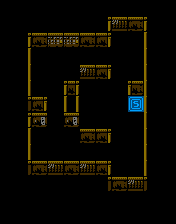

Tiled map render using the project's own tile images. Description and the whole map definition, tile-layer contents included, below:
An orthogonal 11x14 tile map with 16x16 px tiles, 6 tile layers (bkgs, gates, walls, enemies, ...), 6 tilesets.

<map version="1.10" tiledversion="1.12.2" orientation="orthogonal" renderorder="left-down" width="11" height="14" tilewidth="16" tileheight="16" infinite="0" nextlayerid="15" nextobjectid="1">
 <editorsettings>
  <export target="map_11.json" format="json" />
 </editorsettings>
 <tileset firstgid="1" source="bkgs.tsx" />
 <tileset firstgid="19" source="gates.tsx" />
 <tileset firstgid="37" source="walls.tsx" />
 <tileset firstgid="91" source="enemies.tsx" />
 <tileset firstgid="115" source="items.tsx" />
 <tileset firstgid="133" source="blocks.tsx" />
 <layer id="12" name="bkgs" width="11" height="14">
  <data encoding="csv">
0,0,0,0,0,0,0,0,0,0,0,
0,0,0,0,0,0,0,0,0,0,0,
0,0,0,0,0,0,0,0,0,0,0,
0,0,0,0,0,0,0,0,0,0,0,
0,0,0,0,0,0,0,0,0,0,0,
0,0,0,0,0,0,0,0,0,0,0,
0,0,0,0,0,0,0,0,0,0,0,
0,0,0,0,0,0,0,0,0,0,0,
0,0,0,0,0,0,0,0,0,0,0,
0,0,0,0,0,0,0,0,0,0,0,
0,0,0,0,0,0,0,0,0,0,0,
0,0,0,0,0,0,0,0,0,0,0,
0,0,0,0,0,0,0,0,0,0,0,
0,0,0,0,0,0,0,0,0,0,0
</data>
 </layer>
 <layer id="13" name="gates" width="11" height="14">
  <data encoding="csv">
0,0,0,0,0,0,0,0,0,0,0,
0,0,0,0,0,0,0,0,0,0,0,
0,0,0,0,0,0,0,0,0,0,0,
0,0,0,0,0,0,0,0,0,0,0,
0,0,0,0,0,0,0,0,0,0,0,
0,0,0,0,0,0,0,0,0,0,0,
0,0,0,0,0,0,0,0,20,0,0,
0,0,0,0,0,0,0,0,0,0,0,
0,0,0,0,0,0,0,0,0,0,0,
0,0,0,0,0,0,0,0,0,0,0,
0,0,0,0,0,0,0,0,0,0,0,
0,0,0,0,0,0,0,0,0,0,0,
0,0,0,0,0,0,0,0,0,0,0,
0,0,0,0,0,0,0,0,0,0,0
</data>
 </layer>
 <layer id="1" name="walls" width="11" height="14">
  <data encoding="csv">
0,0,0,0,0,0,0,0,0,0,0,
0,0,0,0,0,0,72,71,68,75,0,
0,72,68,70,70,68,78,0,0,76,0,
0,73,0,0,0,0,0,0,0,76,0,
0,73,0,0,0,71,78,0,0,76,0,
0,73,0,0,83,0,0,0,79,76,0,
0,74,78,0,82,0,0,0,0,76,0,
0,72,69,0,69,0,0,0,0,76,0,
0,73,0,0,0,68,78,0,0,76,0,
0,73,0,0,0,0,0,0,0,76,0,
0,74,68,71,68,71,78,0,0,76,0,
0,0,0,0,0,0,74,68,71,77,0,
0,0,0,0,0,0,0,0,0,0,0,
0,0,0,0,0,0,0,0,0,0,0
</data>
 </layer>
 <layer id="10" name="enemies" width="11" height="14">
  <data encoding="csv">
0,0,0,0,0,0,0,0,0,0,0,
0,0,0,0,0,0,0,0,0,0,0,
0,0,0,0,0,0,0,0,0,0,0,
0,0,0,0,0,0,0,0,0,0,0,
0,0,0,0,0,0,0,0,0,0,0,
0,0,0,0,0,0,0,0,0,0,0,
0,0,0,0,0,0,0,0,0,0,0,
0,0,0,0,0,0,0,0,0,0,0,
0,0,0,0,0,0,0,0,0,0,0,
0,0,0,0,0,0,0,0,0,0,0,
0,0,0,0,0,0,0,0,0,0,0,
0,0,0,0,0,0,0,0,0,0,0,
0,0,0,0,0,0,0,0,0,0,0,
0,0,0,0,0,0,0,0,0,0,0
</data>
 </layer>
 <layer id="11" name="items" width="11" height="14">
  <data encoding="csv">
0,0,0,0,0,0,0,0,0,0,0,
0,0,0,0,0,0,0,0,0,0,0,
0,0,0,0,0,0,0,0,0,0,0,
0,0,0,0,0,0,0,0,0,0,0,
0,0,0,0,0,0,0,0,0,0,0,
0,0,0,0,0,0,0,0,0,0,0,
0,0,0,0,0,0,0,0,0,0,0,
0,0,0,0,0,0,0,0,0,0,0,
0,0,0,0,0,0,0,0,0,0,0,
0,0,0,0,0,0,0,0,0,0,0,
0,0,0,0,0,0,0,0,0,0,0,
0,0,0,0,0,0,0,0,0,0,0,
0,0,0,0,0,0,0,0,0,0,0,
0,0,0,0,0,0,0,0,0,0,0
</data>
 </layer>
 <layer id="14" name="blocks" width="11" height="14">
  <data encoding="csv">
0,0,0,0,0,0,0,0,0,0,0,
0,0,0,0,0,0,0,0,0,0,0,
0,0,0,0,0,0,0,0,0,0,0,
0,0,0,0,0,0,0,0,0,0,0,
0,0,0,0,0,0,0,0,0,0,0,
0,0,0,0,0,0,0,0,0,0,0,
0,0,0,0,0,0,0,0,0,0,0,
0,0,0,0,0,0,0,0,0,0,0,
0,0,0,0,0,0,0,0,0,0,0,
0,0,0,0,0,0,0,0,0,0,0,
0,0,0,0,0,0,0,0,0,0,0,
0,0,0,0,0,0,0,0,0,0,0,
0,0,0,0,0,0,0,0,0,0,0,
0,0,0,0,0,0,0,0,0,0,0
</data>
 </layer>
</map>
